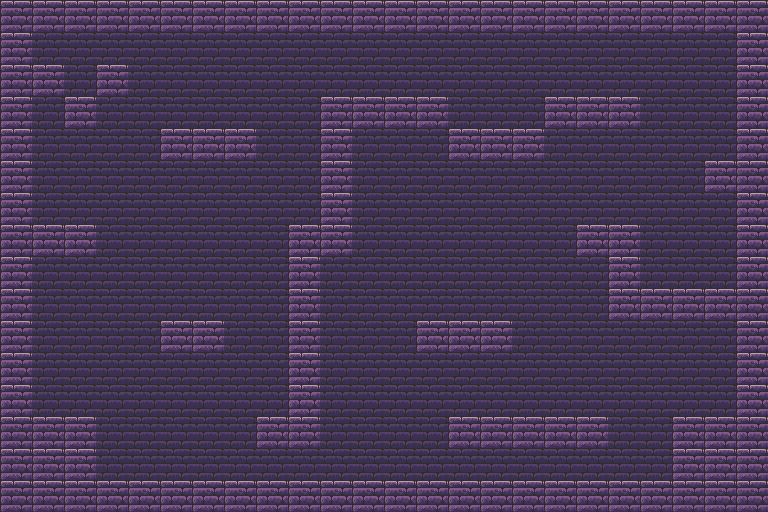

This game map was drawn from its Tiled (.tmx) file and the tilesets committed beside it. A one-line description and the trimmed map source follow:
An orthogonal 24x16 tile map with 32x32 px tiles, 1 tile layer (Слой тайлов 1), 7 tilesets and 50 objects (8x Barrel, 8x Spike, 3x Enemy2, Player, Chest, ...).

<map version="1.10" tiledversion="1.10.1" orientation="orthogonal" renderorder="right-down" width="24" height="16" tilewidth="32" tileheight="32" infinite="0" nextlayerid="4" nextobjectid="73">
 <tileset firstgid="1" source="[32x32] Dungeon Bricks Shadow.tsx" />
 <tileset firstgid="57" source="[32x32] Dungeon Bricks Plain.tsx" />
 <tileset firstgid="113" source="Larry_No_Background.tsx" />
 <tileset firstgid="1013" source="Full.tsx" />
 <tileset firstgid="1069" source="Pixel Heart Sprite Sheet 32x32.tsx" />
 <tileset firstgid="1072" source="AnimationSheet_Character.tsx" />
 <tileset firstgid="1144" source="4 Conjoined Spikes.tsx" />
 <layer id="1" name="Слой тайлов 1" width="24" height="16">
  <data>[384 cells, 384 non-empty, 2 distinct tile ids]</data>
 </layer>
 <objectgroup id="2" name="SpawnPoints">
  <object id="1" type="Player" gid="143" x="32" y="352" width="32" height="32" />
  <object id="3" type="Barrel" gid="1019" x="32" y="224" width="32" height="32" />
  <object id="44" type="Barrel" gid="1019" x="192" y="128" width="32" height="32" />
  <object id="45" type="Barrel" gid="1019" x="224" y="128" width="32" height="32" />
  <object id="46" type="Barrel" gid="1019" x="160" y="128" width="32" height="32" />
  <object id="47" type="Chest" gid="1033" x="32" y="64" width="32" height="32" />
  <object id="48" type="Heart" gid="1069" x="576" y="96" width="32" height="32" />
  <object id="49" type="Barrel" gid="1019" x="608" y="96" width="32" height="32" />
  <object id="50" type="Barrel" gid="1019" x="704" y="288" width="32" height="32" />
  <object id="51" type="Barrel" gid="1019" x="672" y="288" width="32" height="32" />
  <object id="52" type="Barrel" gid="1019" x="640" y="288" width="32" height="32" />
  <object id="54" type="Exit" gid="1047" x="672" y="418" width="64" height="64">
   <properties>
    <property name="NextLevel" value="Level5.tmx" />
   </properties>
  </object>
  <object id="55" type="Enemy2" gid="1072" x="448" y="416" width="32" height="32">
   <properties>
    <property name="TargetPoint" type="object" value="56" />
   </properties>
  </object>
  <object id="56" x="576" y="384">
   <point />
  </object>
  <object id="57" type="Enemy2" gid="1072" x="416" y="320" width="32" height="32">
   <properties>
    <property name="TargetPoint" type="object" value="58" />
   </properties>
  </object>
  <object id="58" x="480" y="288">
   <point />
  </object>
  <object id="59" type="Spike" gid="1144" x="96" y="480" width="96" height="20" />
  <object id="60" type="Spike" gid="1144" x="192" y="480" width="96" height="20" />
  <object id="61" type="Spike" gid="1144" x="288" y="480" width="96" height="20" />
  <object id="62" type="Spike" gid="1144" x="384" y="480" width="96" height="20" />
  <object id="63" type="Spike" gid="1144" x="480" y="480" width="96" height="20" />
  <object id="64" type="Spike" gid="1144" x="576" y="480" width="96" height="20" />
  <object id="67" type="Enemy2" gid="1072" x="320" y="96" width="32" height="32">
   <properties>
    <property name="TargetPoint" type="object" value="68" />
   </properties>
  </object>
  <object id="68" x="416" y="64">
   <point />
  </object>
  <object id="69" type="Spike" gid="1144" x="448" y="128" width="96" height="20" />
  <object id="72" type="Spike" gid="1144" x="64" y="96" width="32" height="15" />
 </objectgroup>
 <objectgroup id="3" name="Platforms">
  <object id="13" x="0" y="416" width="96" height="96" />
  <object id="14" x="96" y="480" width="672" height="32" />
  <object id="15" x="0" y="0" width="32" height="416" />
  <object id="16" x="32" y="224" width="64" height="32" />
  <object id="17" x="32" y="64" width="32" height="32" />
  <object id="18" x="64" y="96" width="32" height="32" />
  <object id="19" x="96" y="64" width="32" height="32" />
  <object id="20" x="160" y="128" width="96" height="32" />
  <object id="21" x="160" y="320" width="64" height="32" />
  <object id="26" x="736" y="0" width="32" height="480" />
  <object id="30" x="704" y="160" width="32" height="32" />
  <object id="34" x="32" y="0" width="704" height="32" />
  <object id="35" x="576" y="224" width="64" height="32" />
  <object id="36" x="608" y="256" width="32" height="64" />
  <object id="37" x="640" y="288" width="96" height="32" />
  <object id="38" x="416" y="320" width="96" height="32" />
  <object id="39" x="320" y="96" width="128" height="32" />
  <object id="40" x="448" y="128" width="96" height="32" />
  <object id="41" x="544" y="96" width="96" height="32" />
  <object id="42" x="256" y="416" width="64" height="32" />
  <object id="43" x="448" y="416" width="160" height="32" />
  <object id="66" x="672" y="416" width="64" height="64" />
  <object id="70" x="288" y="224" width="32" height="192" />
  <object id="71" x="320" y="128" width="32" height="128" />
 </objectgroup>
</map>
